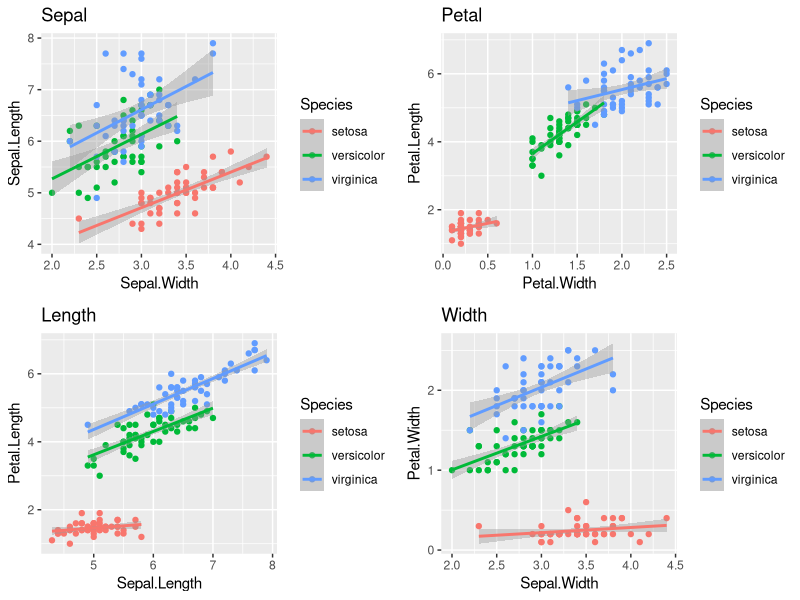
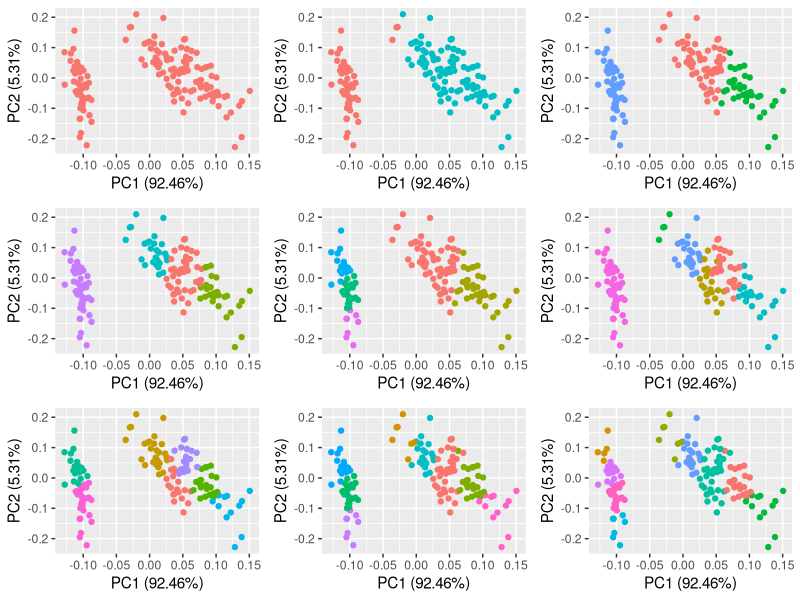

Here is the R script that generated these plots, in order:
require(ggplot2)
require(ggfortify)
library(purrr)

d <- iris

p1 <- ggplot(d, aes(Sepal.Width, Sepal.Length, color=Species)) + labs(title="Sepal")
p2 <- ggplot(d, aes(Petal.Width, Petal.Length, color=Species)) + labs(title="Petal")
p3 <- ggplot(d, aes(Sepal.Length, Petal.Length, color=Species)) + labs(title="Length")
p4 <- ggplot(d, aes(Sepal.Width, Petal.Width, color=Species)) + labs(title="Width")

p <- new('ggmultiplot', plots=list(p1, p2, p3, p4), ncol=2)
p[1:4] <- p[1:4] + geom_point() + stat_smooth(method = 'lm')
p

# cluster number 1 to 9
kclusts <- purrr::map(1:9, ~ kmeans(d[-5], .))
autoplot(kclusts, data=d[-5], ncol=3) + theme(legend.position="none")
